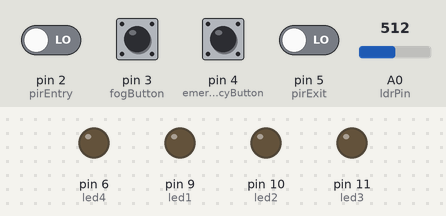
A sketch run on a simulated Arduino Uno, built with avr-gcc and run on an emulated ATmega328P. Parts: output pins drawn as LEDs (lit = HIGH). Inputs (shaded band) come from the test bench; at power-on: pin 3 (fogButton), pin 4 (emergencyButton) HIGH, pin 2 (pirEntry), pin 5 (pirExit) LOW, A0 (ldrPin) = 512.

Above: at 1.2 s.
1.3 s: A0 (ldrPin) set to 494
At 2.2 s:
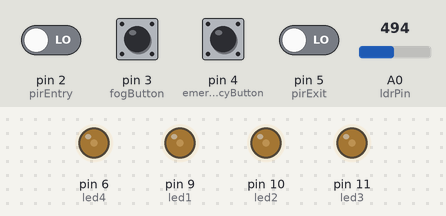
2.8 s: pin 3 (fogButton) pulled LOW for 0.15 s
At 3.4 s:
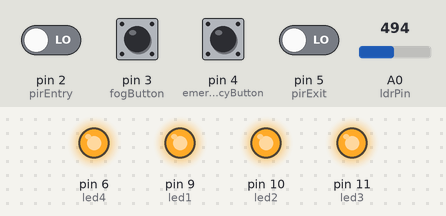
Timing chart, 0 to 5.8 s (numbered marks = the images above; inputs shaded):
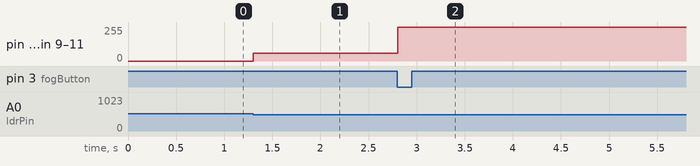

Measured:
- the behaviour switches between 501 and 500 on A0 (ldrPin) (found by bisection; images 0 and 1)
- after the input at 1.3 s, pin 6 (led4), pin 9 (led1), pin 10 (led2), pin 11 (led3): 0/255 → 60/255 at once
- after the input at 2.8 s, pin 6 (led4), pin 9 (led1), pin 10 (led2), pin 11 (led3): 60/255 → 255/255 at once

The sketch:

smart_street_light_system.ino
```cpp
const int ldrPin= A0;
const int pirEntry= 2;
const int pirExit= 5;

const int fogButton= 3;
const int emergencyButton= 4;

const int led1= 9;
const int led2= 10;
const int led3= 11;
const int led4= 6;

bool lightsOn= false;

void setup() {
  pinMode(pirEntry, INPUT);
  pinMode(pirExit, INPUT);

  pinMode(fogButton, INPUT_PULLUP);
  pinMode(emergencyButton, INPUT_PULLUP);

  pinMode(led1, OUTPUT);
  pinMode(led2, OUTPUT);
  pinMode(led3, OUTPUT);
  pinMode(led4, OUTPUT);
}

void setAllLights(int brightness) {
  analogWrite(led1, brightness);
  analogWrite(led2, brightness);
  analogWrite(led3, brightness);
  analogWrite(led4, brightness);
}

void loop(){
  int lightLevel= analogRead(ldrPin);

  bool fogPressed = digitalRead(fogButton) == LOW;
  bool emergencyPressed = digitalRead(emergencyButton) == LOW;

  if (lightLevel > 500){
    lightsOn = false;
    setAllLights(0);
    delay(100);
    return;
  }


  if (digitalRead(pirEntry)== HIGH){
    lightsOn = true;
  }

  if (digitalRead(pirExit)== HIGH){
    lightsOn = false;
  }

  if (fogPressed || emergencyPressed){
    lightsOn = true;
  }

  if (lightsOn){
    setAllLights(255);
  }
  else{
    setAllLights(60);
  }
  delay(100);
}
```
